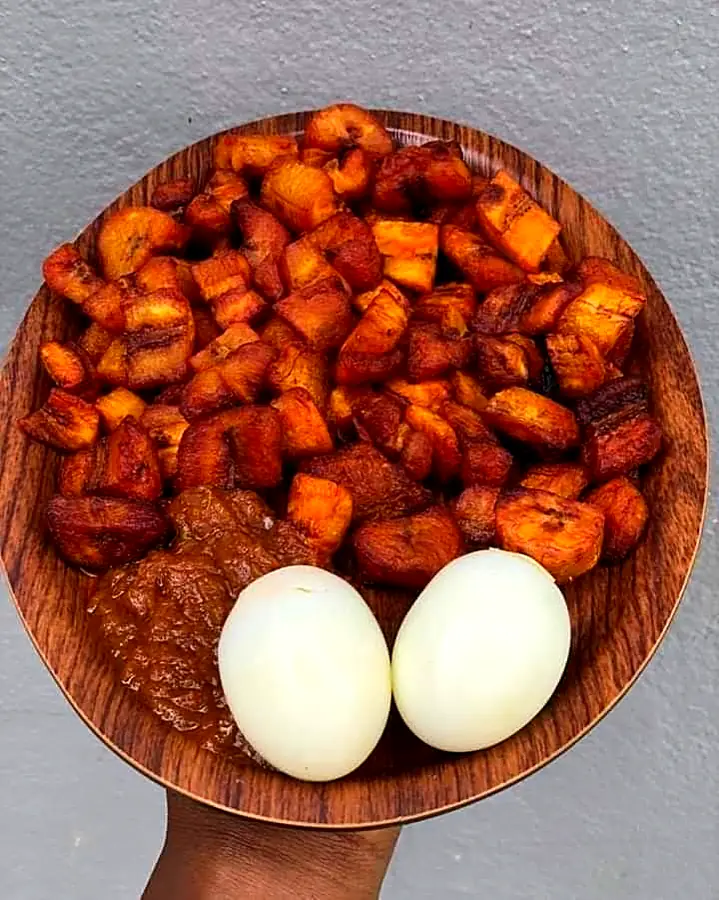
#> input picture assets/img/alloco-oeufs.webp, 719 x 900 px, given in place of 4.jpg, which was not available
$ python prep.py ../../assets/img/alloco-oeufs.webp ../../assets/img/attieke-poisson-braise.webp ../../assets/img/attieke-poisson-braise.webp
#> lines starting #> are read from the running program, lines starting #| are printed output that depends on the picture
"""Améliore les photos et prépare les textures de splats (couleur détourée + profondeur)."""
import sys
from pathlib import Path
import numpy as np
from PIL import Image, ImageEnhance, ImageFilter, ImageOps
SRC, AI, SITE = Path(sys.argv[1]), Path(sys.argv[2]), Path(sys.argv[3])
names = {4:'garba',5:'riz-gras-poisson',6:'alloco-oeufs',7:'foutou-banane-sauce-graine',8:'foutou-igname-gombo',9:'attieke-poisson-braise',
 10:'eau-minerale',11:'coca-cola',12:'red-bull',13:'monster',14:'desperados',15:'vody',16:'jus-bissap',17:'jus-orange',23:'gbofloto',25:'choukouya'}
(SITE/'assets/splat').mkdir(parents=True, exist_ok=True)

def solid_bottle(alpha):
    """Boissons : silhouette pleine (le plastique transparent laisse des trous dans
    le détourage) et suppression des éléments à côté (glaçons, éclaboussures)."""
    a = np.asarray(alpha).astype(np.float32)
    on = a > 40
    cx = int(np.argmax(on.sum(0)))  # colonne la plus couverte = axe de la bouteille
    halves = []
    rows = []
    for y in range(a.shape[0]):
        xs = np.flatnonzero(on[y])
        if xs.size == 0 or not on[y, max(0, cx-3):cx+4].any():
            rows.append(None); continue
        # segment continu (petits trous tolérés) qui contient l'axe
        gaps = np.flatnonzero(np.diff(xs) > 6)
        starts = np.r_[xs[0], xs[gaps + 1]]; ends = np.r_[xs[gaps], xs[-1]]
        k = [i for i in range(len(starts)) if starts[i] - 4 <= cx <= ends[i] + 4]
        if not k: rows.append(None); continue
        l, r = starts[k[0]], ends[k[0]]
        rows.append((l, r)); halves.append(max(cx - l, r - cx))
    lim = np.percentile(halves, 92) * 1.04 if halves else 1e9
    out = np.zeros_like(a)
    for y, seg in enumerate(rows):
        if seg is None: continue
        l, r = max(seg[0], cx - lim), min(seg[1], cx + lim)
        out[y, int(l):int(r) + 1] = 255
    m = Image.fromarray(out.astype(np.uint8)).filter(ImageFilter.GaussianBlur(1.2))
    return m

def enhance(im):
    if max(im.size) < 700:  # petites photos : agrandissement doux
        k = 700 / max(im.size); im = im.resize((round(im.width*k), round(im.height*k)), Image.LANCZOS)
    im = ImageOps.autocontrast(im, cutoff=0.5, preserve_tone=True)
    im = ImageEnhance.Color(im).enhance(1.14)
    im = ImageEnhance.Contrast(im).enhance(1.06)
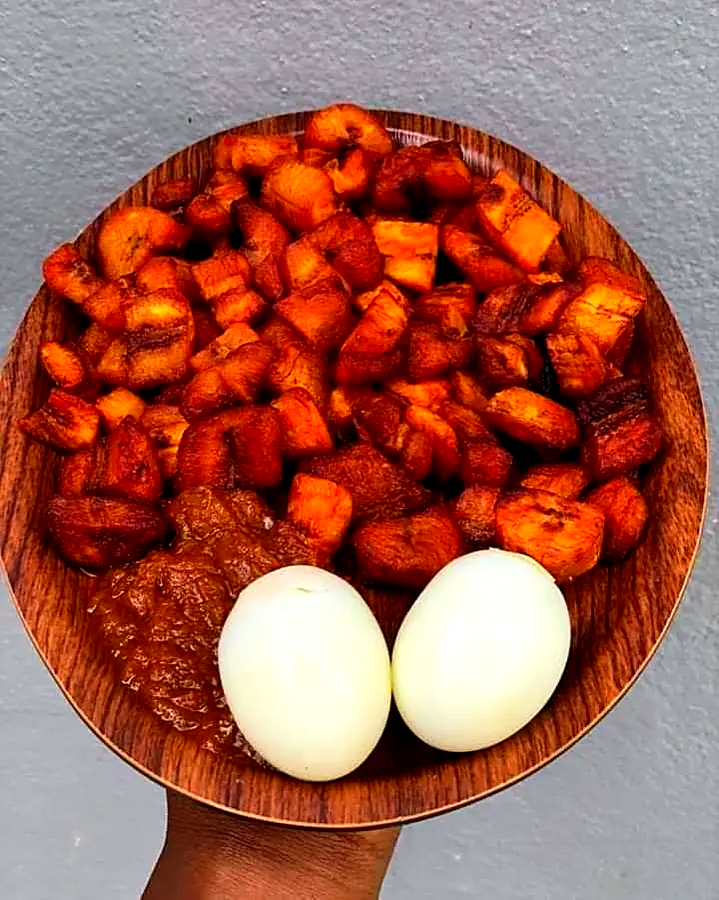
#> im: PIL image 719x900 RGB; mean R, G, B 162.7, 96.6, 81.4
    return im.filter(ImageFilter.UnsharpMask(radius=1.6, percent=70, threshold=2))

for n, name in names.items():
    photo = enhance(Image.open(SRC/f'{n}.jpg').convert('RGB'))
    big = photo.copy(); big.thumbnail((900, 900), Image.LANCZOS)
    big.save(SITE/f'assets/img/{name}.webp', 'WEBP', quality=70, method=6)
    (SITE/'assets/img/sm').mkdir(exist_ok=True)
    sm = photo.copy(); sm.thumbnail((420, 420), Image.LANCZOS)
#> after `sm.thumbnail((420, 420), Image.LANCZOS)`:
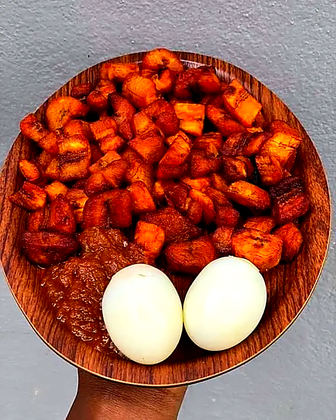
#> sm: PIL image 336x420 RGB; mean R, G, B 162.2, 97.5, 82.4
    sm.save(SITE/f'assets/img/sm/{name}.webp', 'WEBP', quality=60, method=6)
    cut = Image.open(AI/f'{name}-cut.png').convert('RGBA')
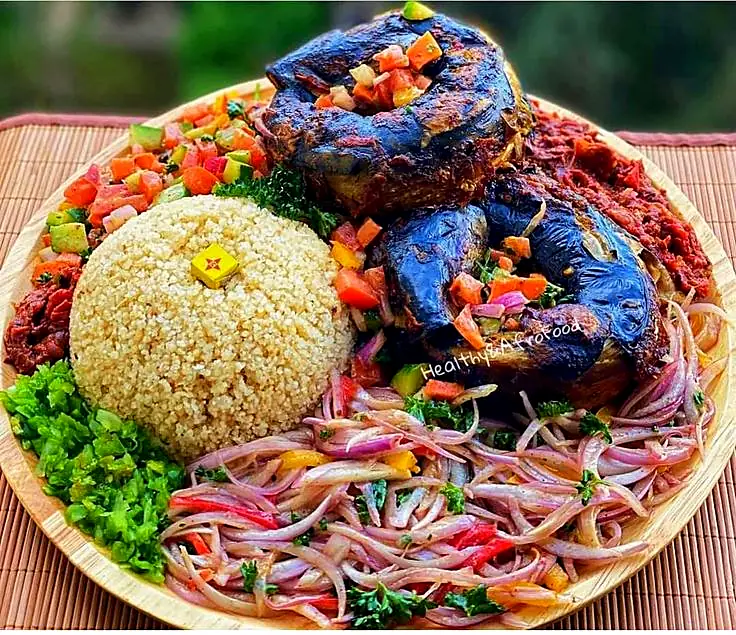
#> input picture assets/img/attieke-poisson-braise.webp, 736 x 635 px, given in place of garba-cut.png, which was not available
    alpha = cut.getchannel('A').resize(photo.size, Image.LANCZOS)
#> alpha: PIL image 719x900 L; every value is 255
    if 10 <= n <= 17: alpha = solid_bottle(alpha)
    color = photo.copy(); color.putalpha(alpha)
    depth = Image.open(AI/f'{name}-depth.png').convert('L').resize(photo.size, Image.BILINEAR)
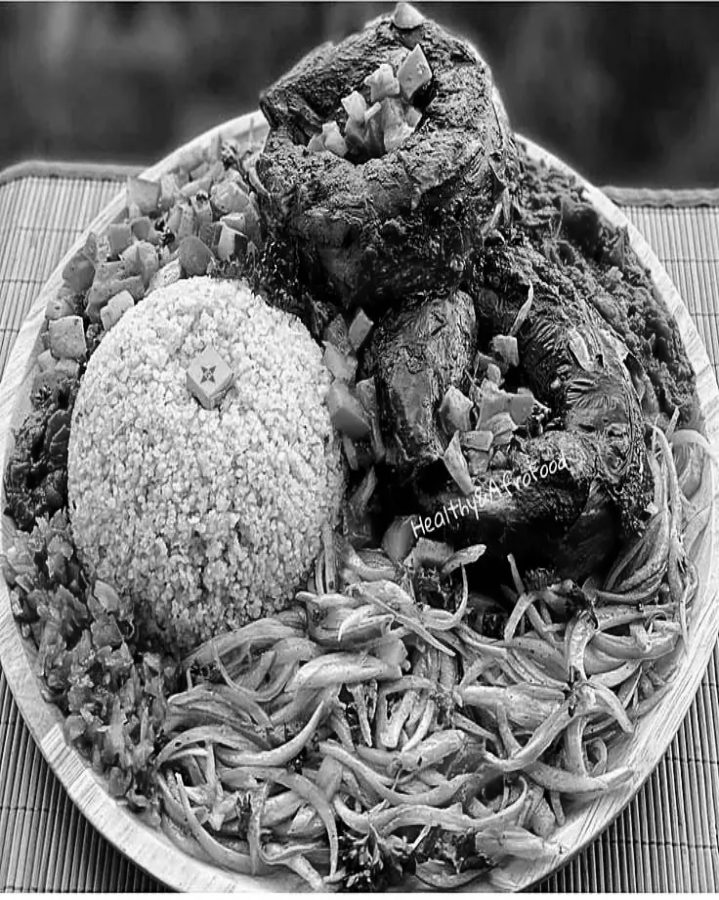
#> depth: PIL image 719x900 L; min 0, max 255, mean 116.2
    bb = alpha.point(lambda a: 255 if a > 24 else 0).getbbox()
#> bb = (0, 0, 719, 900)
    color, depth = color.crop(bb), depth.crop(bb)
    for im in (color, depth): pass
#> this loop made 2 passes
    k = min(1.0, (150000 / (color.width * color.height)) ** 0.5)
#> k = 0.481
    color = color.resize((round(color.width*k), round(color.height*k)), Image.LANCZOS)
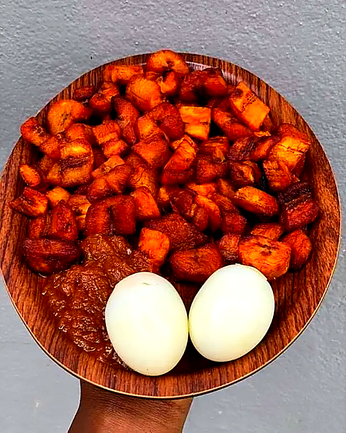
#> color: PIL image 346x433 RGBA; mean R, G, B, A 162.2, 97.5, 82.4, 255
    depth = depth.resize(color.size, Image.BILINEAR).filter(ImageFilter.GaussianBlur(1.4))  # lisse : pas de déchirures
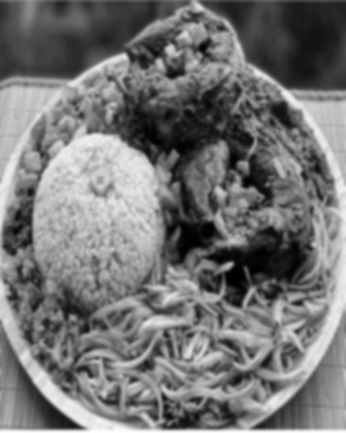
#> depth: PIL image 346x433 L; min 0, max 255, mean 116.2
    color.save(SITE/f'assets/splat/{name}-color.webp', 'WEBP', quality=88, method=6)
    depth.save(SITE/f'assets/splat/{name}-depth.webp', 'WEBP', quality=90, method=6)
    # affiche (accueil) en plus grande résolution
    if name == 'garba':
        hi = photo.copy(); hi.putalpha(alpha); hi = hi.crop(bb); hi.thumbnail((440, 700), Image.LANCZOS)
        hi.save(SITE/'assets/img/garba-3d.webp', 'WEBP', quality=74, method=6)
        hi.thumbnail((240, 380), Image.LANCZOS)
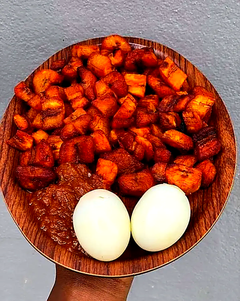
#> hi: PIL image 240x301 RGBA; mean R, G, B, A 162.2, 97.6, 82.6, 255
        hi.save(SITE/'assets/img/garba-3d-sm.webp', 'WEBP', quality=72, method=6)
    print(name, color.size)
#| garba (346, 433)
#> (the run stopped early here; a loop or call above may not have finished)
